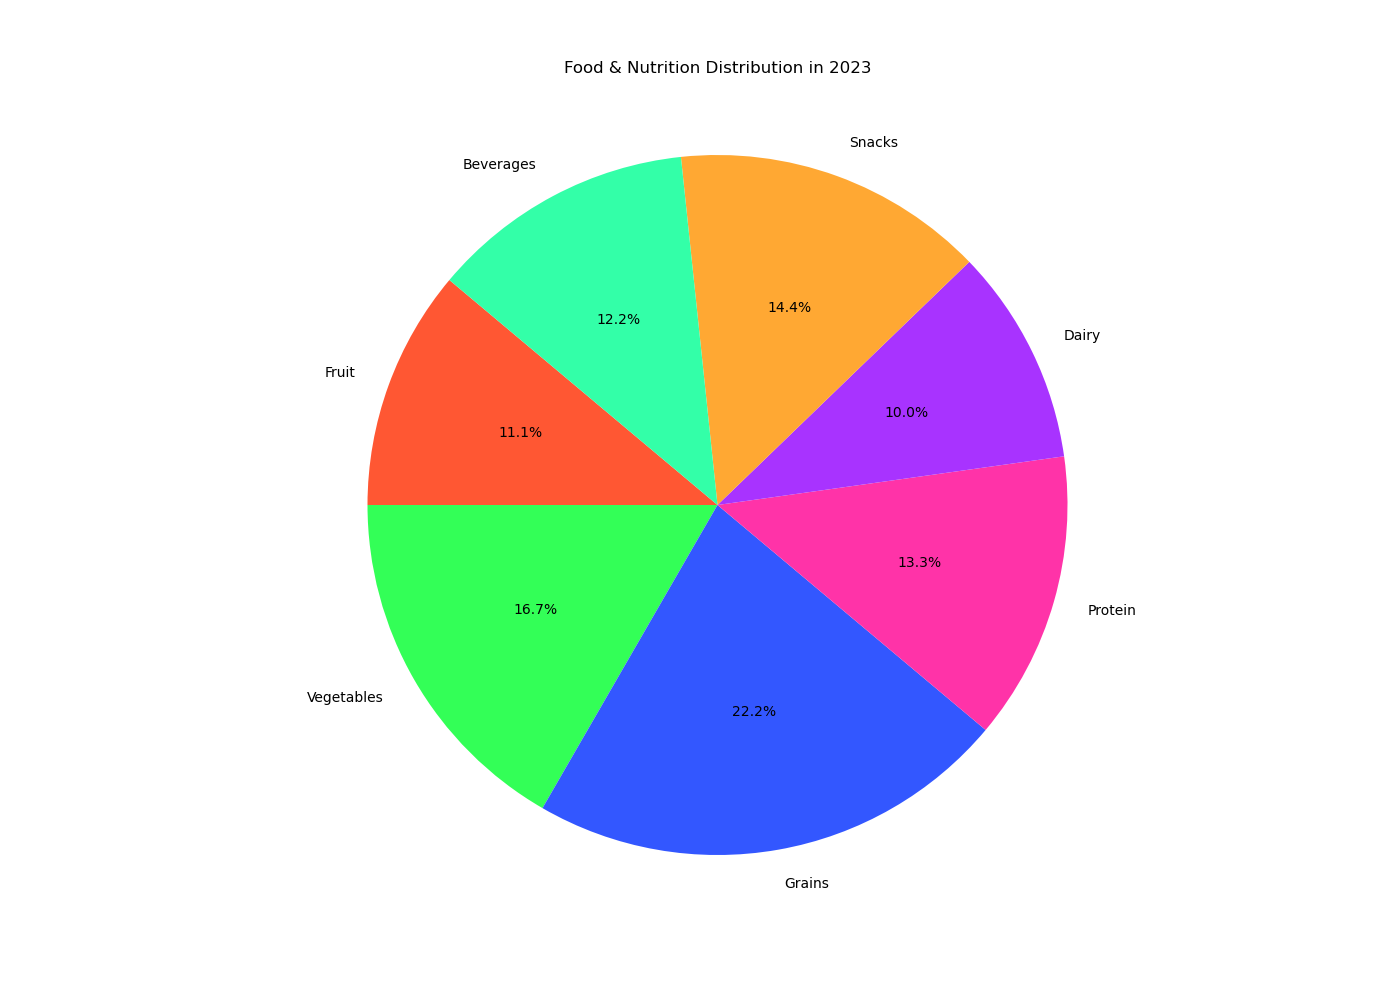

Generate this figure with Python:

import matplotlib.pyplot as plt

# Data to plot
labels = ['Fruit', 'Vegetables', 'Grains', 'Protein', 'Dairy', 'Snacks', 'Beverages']
sizes = [100, 150, 200, 120, 90, 130, 110]
colors = ['#FF5733', '#33FF57', '#3357FF', '#FF33A8', '#A833FF', '#FFA833', '#33FFA8']

# Plot
plt.figure(figsize=(14, 10))
plt.pie(sizes, labels=labels, colors=colors, autopct='%1.1f%%', startangle=140)

plt.title('Food & Nutrition Distribution in 2023', y=1.05)
plt.axis('equal')
plt.show()
